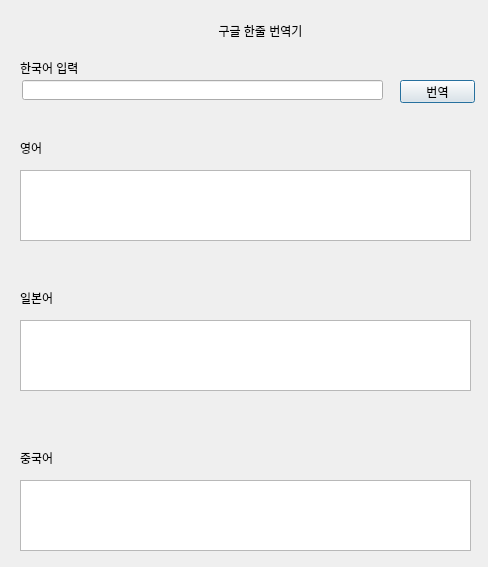
<?xml version="1.0" encoding="UTF-8"?>
<ui version="4.0">
 <class>Dialog</class>
 <widget class="QDialog" name="Dialog">
  <property name="geometry">
   <rect>
    <x>0</x>
    <y>0</y>
    <width>488</width>
    <height>567</height>
   </rect>
  </property>
  <property name="windowTitle">
   <string>Dialog</string>
  </property>
  <widget class="QLabel" name="mainlabel">
   <property name="geometry">
    <rect>
     <x>160</x>
     <y>10</y>
     <width>201</width>
     <height>41</height>
    </rect>
   </property>
   <property name="text">
    <string>구글 한줄 번역기</string>
   </property>
   <property name="alignment">
    <set>Qt::AlignCenter</set>
   </property>
  </widget>
  <widget class="QPushButton" name="trans_button">
   <property name="geometry">
    <rect>
     <x>400</x>
     <y>80</y>
     <width>75</width>
     <height>23</height>
    </rect>
   </property>
   <property name="text">
    <string>번역</string>
   </property>
  </widget>
  <widget class="QLineEdit" name="line_kor">
   <property name="geometry">
    <rect>
     <x>22</x>
     <y>80</y>
     <width>361</width>
     <height>20</height>
    </rect>
   </property>
  </widget>
  <widget class="QTextEdit" name="text_eng">
   <property name="geometry">
    <rect>
     <x>20</x>
     <y>170</y>
     <width>451</width>
     <height>71</height>
    </rect>
   </property>
  </widget>
  <widget class="QTextEdit" name="text_jpn">
   <property name="geometry">
    <rect>
     <x>20</x>
     <y>320</y>
     <width>451</width>
     <height>71</height>
    </rect>
   </property>
  </widget>
  <widget class="QTextEdit" name="text_chi">
   <property name="geometry">
    <rect>
     <x>20</x>
     <y>480</y>
     <width>451</width>
     <height>71</height>
    </rect>
   </property>
  </widget>
  <widget class="QLabel" name="label_eng">
   <property name="geometry">
    <rect>
     <x>20</x>
     <y>140</y>
     <width>56</width>
     <height>16</height>
    </rect>
   </property>
   <property name="text">
    <string>영어</string>
   </property>
  </widget>
  <widget class="QLabel" name="label_jpn">
   <property name="geometry">
    <rect>
     <x>20</x>
     <y>290</y>
     <width>56</width>
     <height>16</height>
    </rect>
   </property>
   <property name="text">
    <string>일본어</string>
   </property>
  </widget>
  <widget class="QLabel" name="label_chi">
   <property name="geometry">
    <rect>
     <x>20</x>
     <y>450</y>
     <width>56</width>
     <height>16</height>
    </rect>
   </property>
   <property name="text">
    <string>중국어</string>
   </property>
  </widget>
  <widget class="QLabel" name="label_kor">
   <property name="geometry">
    <rect>
     <x>20</x>
     <y>60</y>
     <width>91</width>
     <height>16</height>
    </rect>
   </property>
   <property name="text">
    <string>한국어 입력</string>
   </property>
  </widget>
 </widget>
 <resources/>
 <connections/>
</ui>
